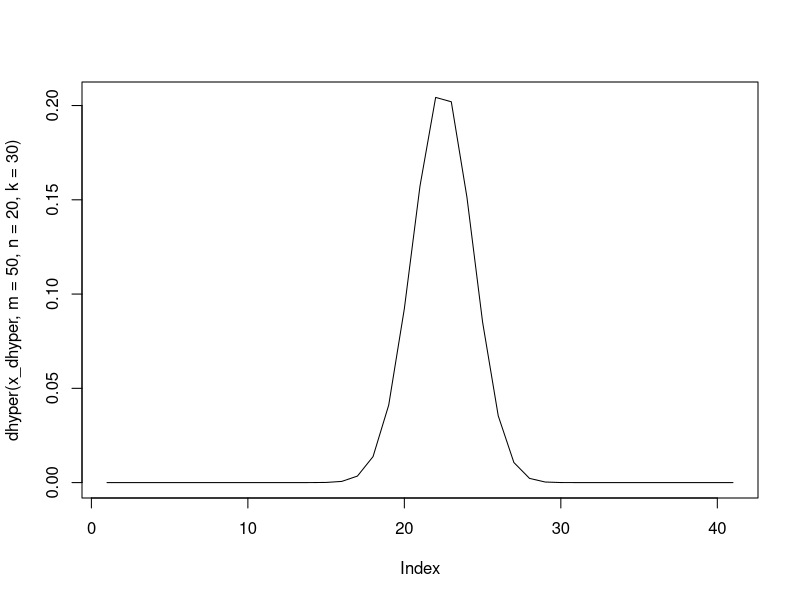
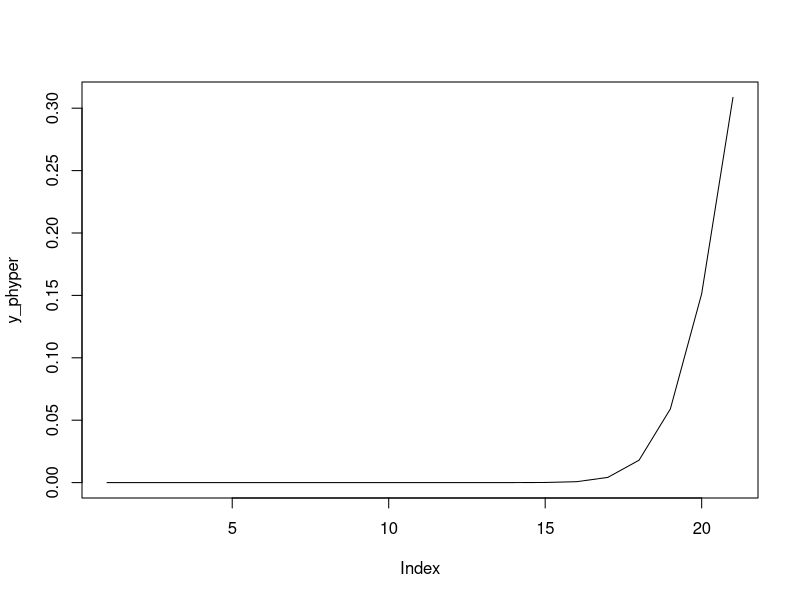
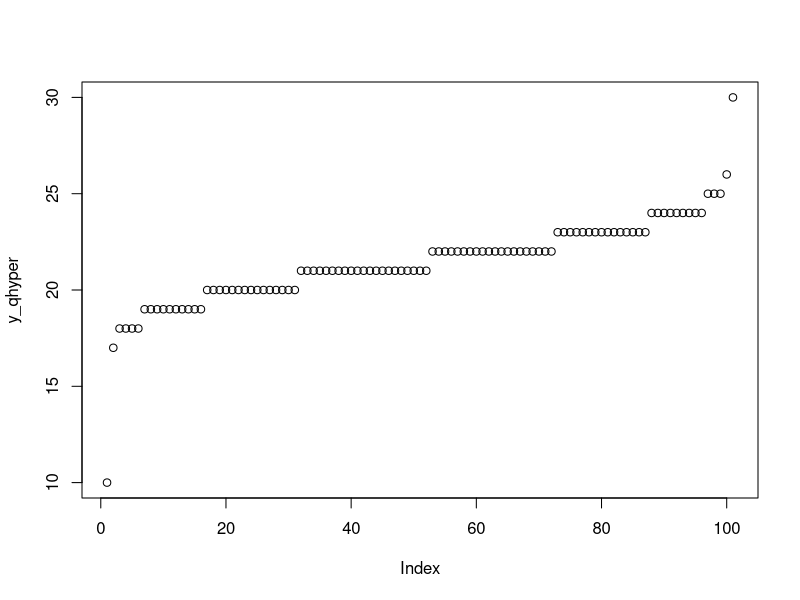
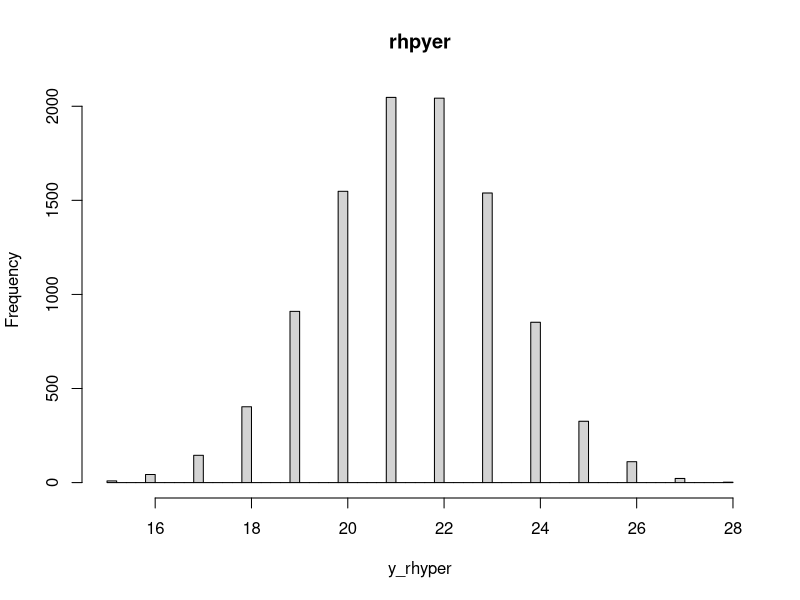

These charts were generated, in order, by the following R code: (Note: this script raises an error after producing the figures.)
## ---- chunk 1
x_dhyper <- seq(0, 40, by = 1)
plot(dhyper(x_dhyper, m = 50, n = 20, k = 30), type = 'l')
## ---- chunk 2
x_phyper <- seq(0, 20, by = 1) 
y_phyper <- phyper(x_phyper, m = 50, n = 20, k = 30)
plot(y_phyper, type = 'l') 
## ---- chunk 3
x_qhyper <- seq(0, 1, by = 0.01) 
y_qhyper <- qhyper(x_qhyper, m = 50, n = 20, k = 30)
plot(y_qhyper) 
## ---- chunk 4
set.seed(100)
N <- 10000
y_rhyper <- rhyper(N, m = 50, n = 20, k = 30)
hist(y_rhyper, breaks = 70, main = "rhpyer")
## ---- chunk 5
knitr::include_graphics("veen.PNG")
## ---- chunk 6
# q为k
# m为K
# n为N-K
# k为n
phyper(400-1, 700, 300, 500, lower.tail = F)
